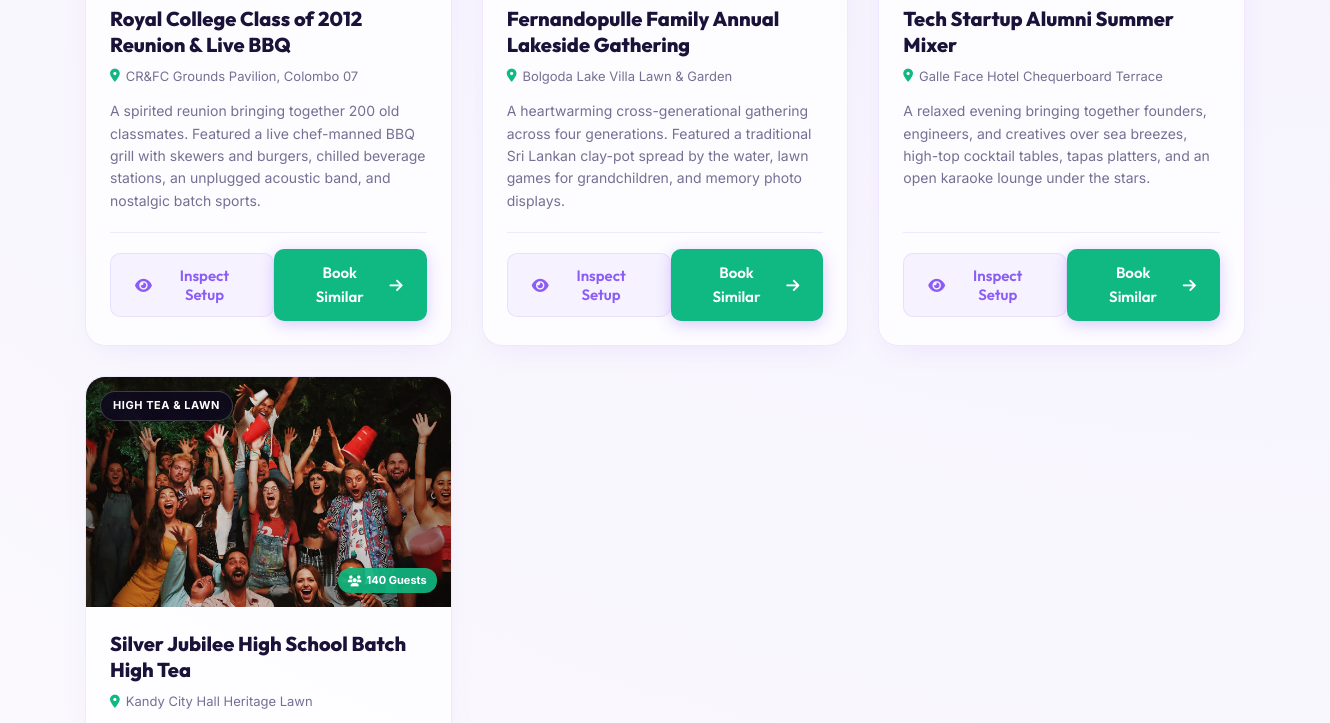
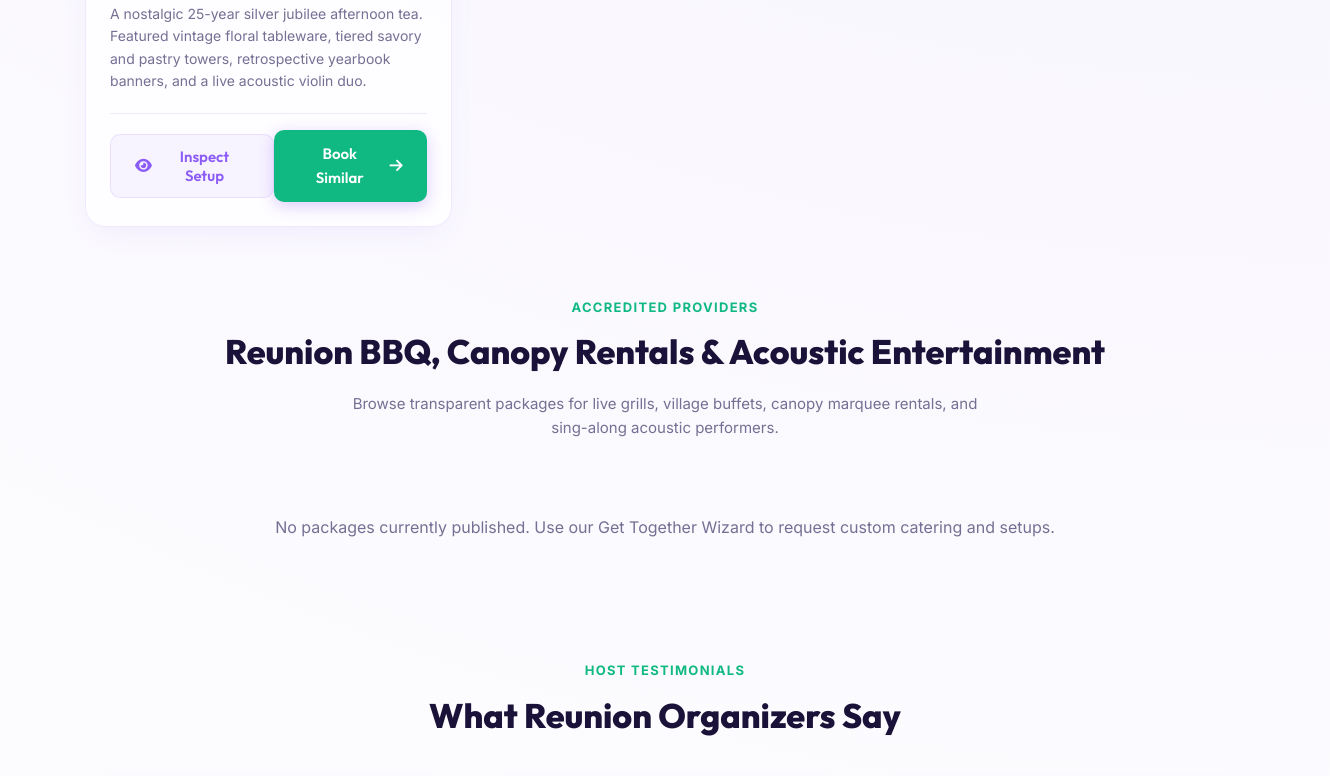
/public/events/GetTogether.php (middle part), run on an earlier commit of the app's database (2 pictures, top to bottom).
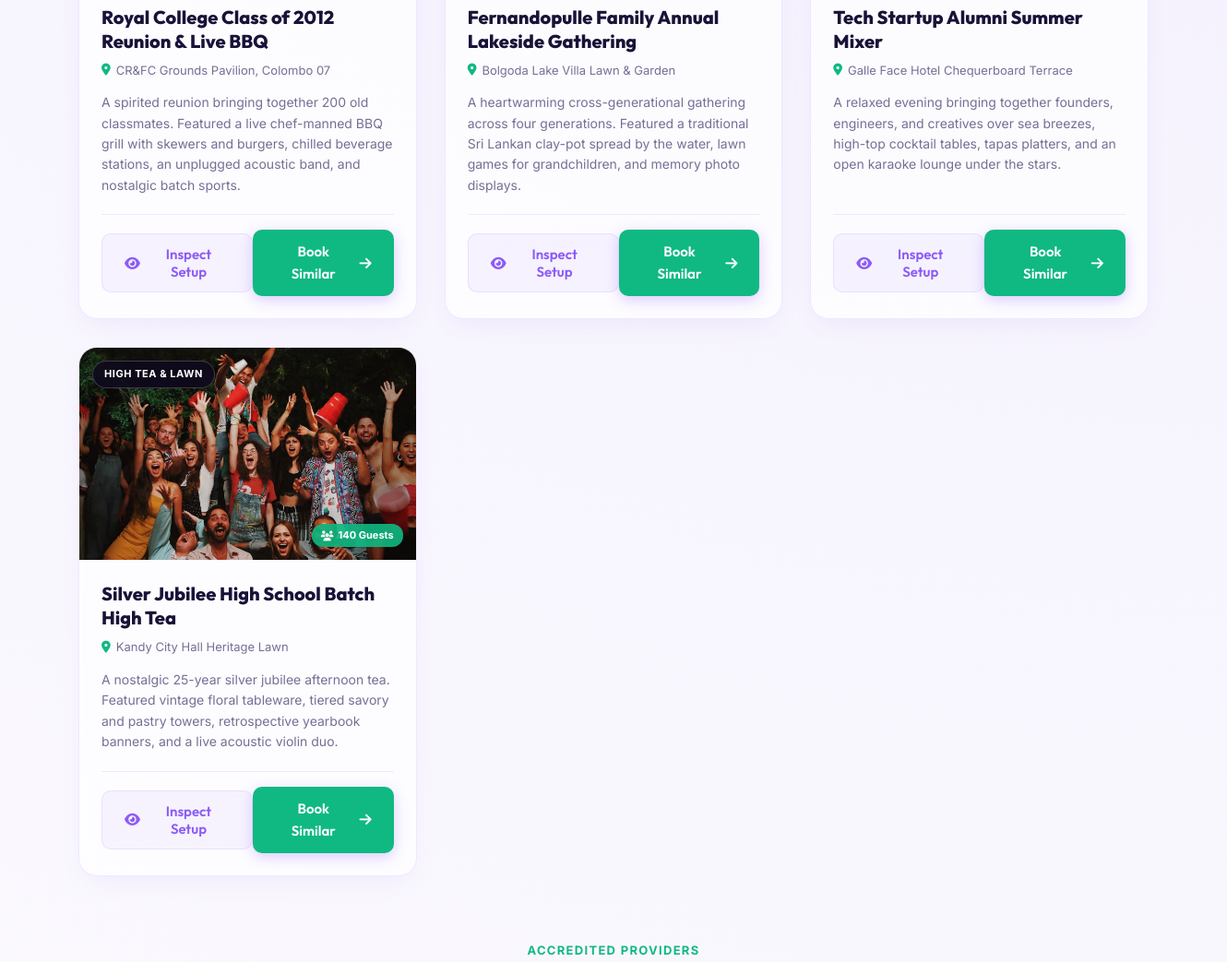
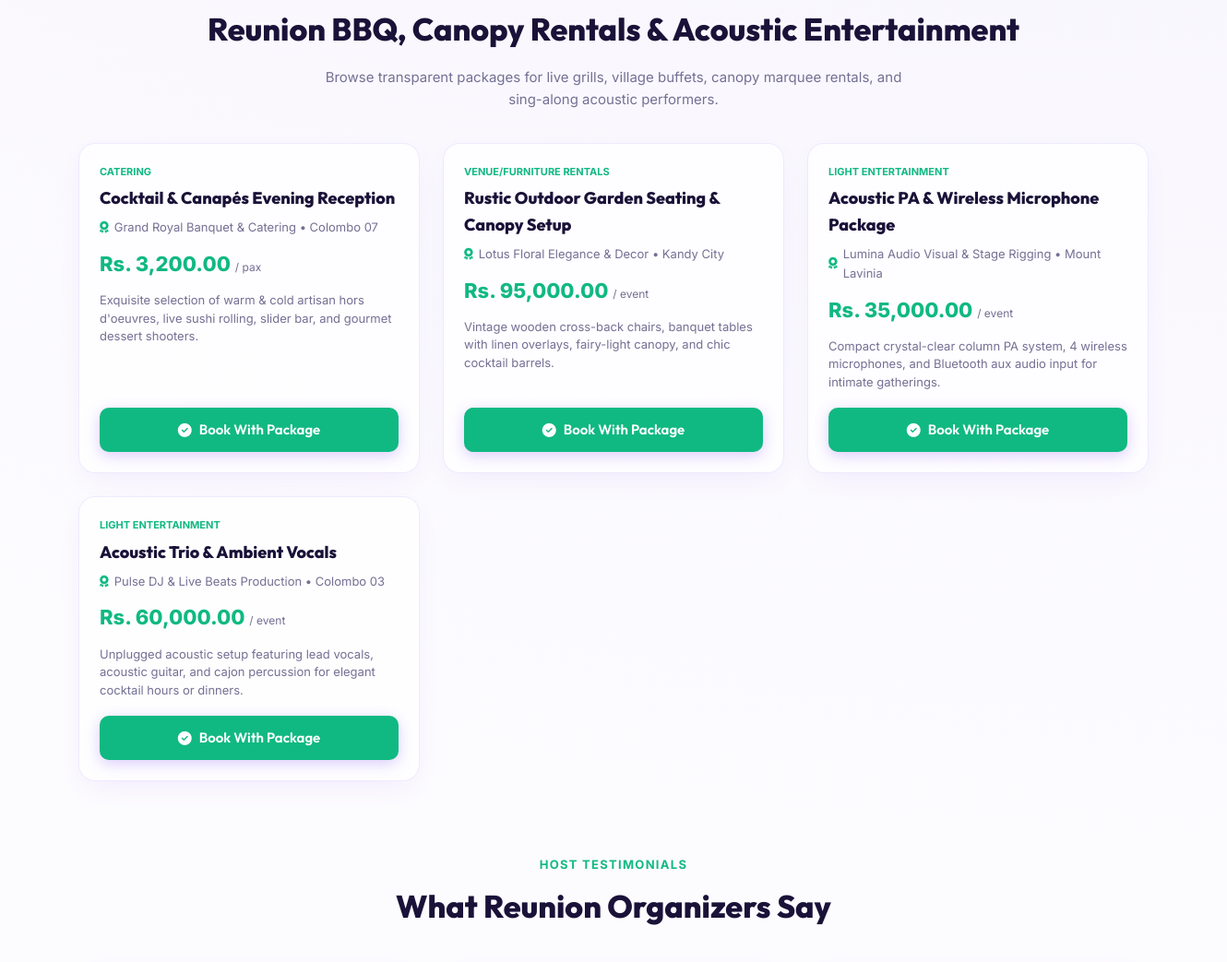
And on a later commit of the database (2 pictures, top to bottom).
### tables this page shows
CREATE TABLE IF NOT EXISTS `supplier_listings` (
  `listing_id` INT AUTO_INCREMENT PRIMARY KEY,
  `supplier_id` INT NOT NULL,
  `service_id` INT NOT NULL,
  `title` VARCHAR(255) NOT NULL,
  `description` TEXT,
  `price` DECIMAL(10, 2) NOT NULL DEFAULT 0.00,
  `price_type` ENUM('total_package', 'per_person', 'per_hour', 'per_day') NOT NULL DEFAULT 'total_package',
  `capacity` INT DEFAULT NULL,
  `image_url` VARCHAR(255) DEFAULT NULL,
  `status` ENUM('active', 'inactive') NOT NULL DEFAULT 'active',
  `created_at` TIMESTAMP DEFAULT CURRENT_TIMESTAMP,
  `updated_at` TIMESTAMP DEFAULT CURRENT_TIMESTAMP ON UPDATE CURRENT_TIMESTAMP,
  FOREIGN KEY (`supplier_id`) REFERENCES `suppliers`(`id`) ON DELETE CASCADE,
  FOREIGN KEY (`service_id`) REFERENCES `services`(`service_id`) ON DELETE CASCADE
);

CREATE TABLE IF NOT EXISTS `services` (
  `service_id`       INT AUTO_INCREMENT PRIMARY KEY,
  `event_type_id`    INT NOT NULL,
  `service_name`     VARCHAR(150) NOT NULL,
  `description`      TEXT NOT NULL,
  `priority_rank`    INT NOT NULL DEFAULT 0,
  `is_required`      TINYINT(1) NOT NULL DEFAULT 0,
  `typical_capacity` INT DEFAULT NULL,
  `notes`            TEXT,
  `created_at`       TIMESTAMP DEFAULT CURRENT_TIMESTAMP,
  `updated_at`       TIMESTAMP DEFAULT CURRENT_TIMESTAMP ON UPDATE CURRENT_TIMESTAMP,

   
  CONSTRAINT `fk_services_event_type`
    FOREIGN KEY (`event_type_id`) REFERENCES `event_types`(`event_type_id`)
    ON DELETE CASCADE
    ON UPDATE CASCADE,

  CONSTRAINT `chk_priority_rank`  CHECK (`priority_rank` >= 0),
  CONSTRAINT `chk_typical_capacity` CHECK (`typical_capacity` IS NULL OR `typical_capacity` > 0)
);

CREATE TABLE IF NOT EXISTS `suppliers` (
  `id` INT AUTO_INCREMENT PRIMARY KEY,
  `user_id` INT NOT NULL UNIQUE,
  `business_name` VARCHAR(255) NOT NULL,
  `category` VARCHAR(100) NOT NULL,
  `description` TEXT,
  `contact_phone` VARCHAR(20),
  `location` VARCHAR(255),
  `logo_url` VARCHAR(255),
  `created_at` TIMESTAMP DEFAULT CURRENT_TIMESTAMP,
  FOREIGN KEY (`user_id`) REFERENCES `users`(`id`) ON DELETE CASCADE
);

### public/events/GetTogether.php (the view, shortened to what the changed rows need)
<?php
include_once __DIR__ . '/../../config/database.php';
include __DIR__ . '/../../includes/navbar.php';
$gt_packages = [];
if (isset($conn) && !$conn->connect_error) {
    $pkg_query = "SELECT sl.*, sup.business_name, sup.category, sup.contact_phone, sup.location, s.service_name
                  FROM supplier_listings sl
                  JOIN suppliers sup ON sl.supplier_id = sup.id
                  JOIN services s ON sl.service_id = s.service_id
                  WHERE s.event_type_id = 2 AND sl.status = 'active'
                  ORDER BY sl.listing_id ASC";
    $pkg_res = $conn->query($pkg_query);
    if ($pkg_res) {
        while ($row = $pkg_res->fetch_assoc()) {
            $gt_packages[] = $row;
        }
    }
}
?>
<!DOCTYPE html>
<html lang="en">
<head>
</head>
<body>
    <div class="orb orb-2"></div>
    <div class="orb orb-3"></div>
    <div class="gt-page">
        <section id="showcase">
            <div class="showcase-grid">
                <?php foreach ($previous_gatherings as $g): ?>
                    <div class="showcase-card" data-category="<?= htmlspecialchars($g['category']) ?>">
                        <div class="showcase-img-wrap">
                            <img src="<?= htmlspecialchars($g['image']) ?>" alt="<?= htmlspecialchars($g['title']) ?>" loading="lazy">
                            <span class="showcase-badge"><?= htmlspecialchars($g['category_lbl']) ?></span>
                            <span class="showcase-guests-pill"><i class="fas fa-users"></i> <?= $g['guests'] ?> Guests</span>
                        </div>
                        <div class="showcase-body">
                            <h3 class="showcase-title"><?= htmlspecialchars($g['title']) ?></h3>
                            <div class="showcase-venue">
                                <i class="fas fa-map-marker-alt" style="color:#10b981;"></i>
                                <?= htmlspecialchars($g['venue']) ?>
                            </div>
                            <p class="showcase-summary"><?= htmlspecialchars($g['summary']) ?></p>
                            <div class="showcase-footer">
                                <button type="button" class="btn btn-secondary btn-sm"
                                        onclick="openGatheringDossier(<?= htmlspecialchars(json_encode($g)) ?>)">
                                    <i class="fas fa-eye"></i> Inspect Setup
                                </button>
                                <a href="GetTogetherBooking.php?vibe=<?= urlencode($g['category']) ?>&guests=<?= $g['guests'] ?>" class="btn btn-primary btn-sm" style="background:#10b981; border-color:#10b981;">
                                    Book Similar <i class="fas fa-arrow-right"></i>
                                </a>
                            </div>
                        </div>
                    </div>
                <?php endforeach; ?>
            </div>
        </section>
        <section id="catalog">
            <div class="section-header-box">
                <h2>Reunion BBQ, Canopy Rentals & Acoustic Entertainment</h2>
            </div>
            <div class="packages-grid">
                <?php if (empty($gt_packages)): ?>
                    <div style="grid-column:1/-1; text-align:center; padding:40px; color:var(--text-muted);">
                        No packages currently published. Use our Get Together Wizard to request custom catering and setups.
                    </div>
                <?php else: ?>
                    <?php foreach ($gt_packages as $pkg): ?>
                        <div class="package-card">
                            <span class="pkg-tag"><?= htmlspecialchars($pkg['service_name']) ?></span>
                            <h3 class="pkg-title"><?= htmlspecialchars($pkg['title']) ?></h3>
                            <div class="pkg-supplier">
                                <i class="fas fa-award" style="color:#10b981;"></i>
                                <?= htmlspecialchars($pkg['business_name']) ?>
                                <?php if (!empty($pkg['location'])): ?>
                                    &bull; <?= htmlspecialchars($pkg['location']) ?>
                                <?php endif; ?>
                            </div>
                            <div class="pkg-price">
                                Rs. <?= number_format($pkg['price'], 2) ?>
                                <span style="font-size:12px; color:var(--text-muted); font-weight:normal;">
                                    / <?= $pkg['price_type'] === 'per_person' ? 'pax' : 'event' ?>
                                </span>
                            </div>
                            <p class="pkg-desc"><?= htmlspecialchars($pkg['description']) ?></p>
                            <a href="GetTogetherBooking.php?package_id=<?= $pkg['listing_id'] ?>" class="btn btn-primary btn-sm" style="width:100%; text-align:center; background:#10b981; border-color:#10b981;">
                                <i class="fas fa-check-circle"></i> Book With Package
                            </a>
                        </div>
                    <?php endforeach; ?>
                <?php endif; ?>
            </div>
        </section>
        <section style="margin-top:80px;">
            <div class="section-header-box">
                <h2>What Reunion Organizers Say</h2>
            </div>
        </section>
    </div>
</body>
</html>

What changed in the data, as far as the page shows it:
added supplier_listings: service.service_name "CATERING", title "Cocktail & Canapés Evening Reception", supplier.business_name "Grand Royal Banquet & Catering", supplier.location "Colombo 07", price "3,200.00", price_type "pax", description "Exquisite selection of warm & cold artisan hors d'oeuvres, live sushi rolling, slider bar, and gourmet dessert shooters."
added supplier_listings: service.service_name "VENUE/FURNITURE RENTALS", title "Rustic Outdoor Garden Seating & Canopy Setup", supplier.business_name "Lotus Floral Elegance & Decor", supplier.location "Kandy City", price "95,000.00", price_type "event", description "Vintage wooden cross-back chairs, banquet tables with linen overlays, fairy-light canopy, and chic cocktail barrels."
added supplier_listings: service.service_name "LIGHT ENTERTAINMENT", title "Acoustic PA & Wireless Microphone Package", supplier.business_name "Lumina Audio Visual & Stage Rigging", supplier.location "Mount Lavinia", price "35,000.00", price_type "event", description "Compact crystal-clear column PA system, 4 wireless microphones, and Bluetooth aux audio input for intimate gatherings."
added supplier_listings: service.service_name "LIGHT ENTERTAINMENT", title "Acoustic Trio & Ambient Vocals", supplier.business_name "Pulse DJ & Live Beats Production", supplier.location "Colombo 03", price "60,000.00", price_type "event", description "Unplugged acoustic setup featuring lead vocals, acoustic guitar, and cajon percussion for elegant cocktail hours or dinners."
Also different on the page:
text no longer shown: "No packages currently published. Use our Get Together Wizard to request custom catering and setups."
